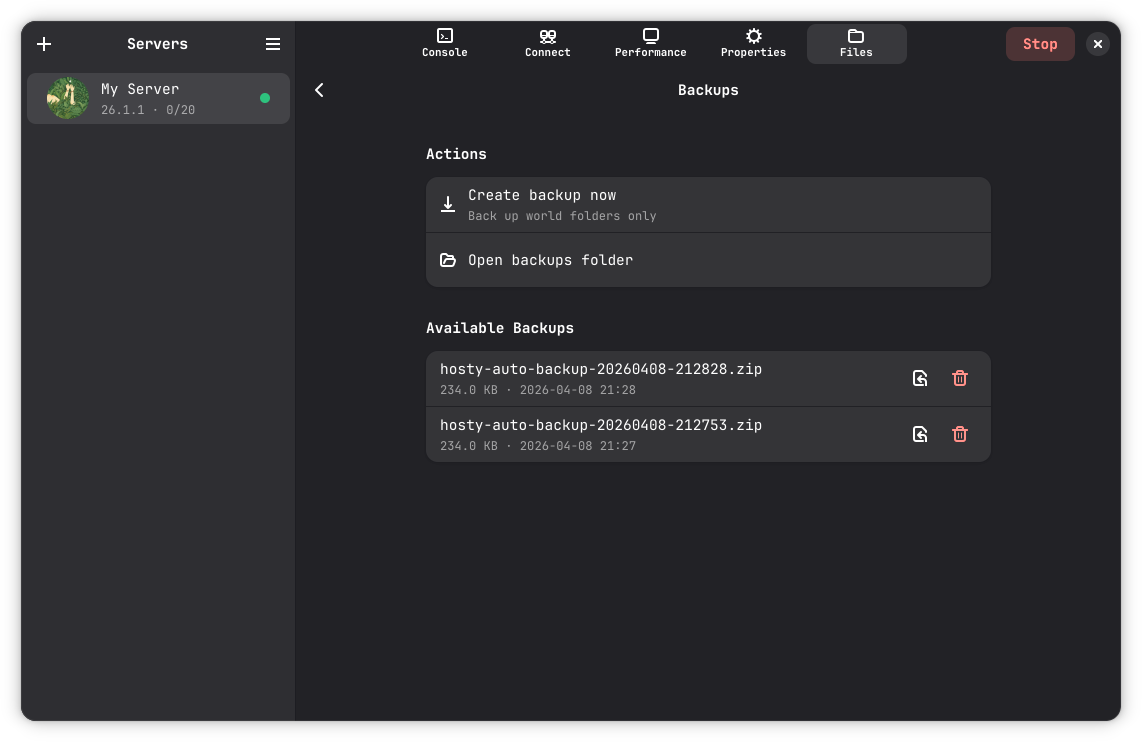
#> input picture images/backups.png, 1142 x 742 px; its folder holds only this picture in this run
$ python -i image_utils.py   (imports and definitions only)
#> lines starting #> are read from the running program, lines starting #| are printed output that depends on the picture
"""
Image utility functions for Hosty.
Handles image cropping, conversion, and loading for GTK display.
"""

from __future__ import annotations

from pathlib import Path

# NOTE: PIL is imported lazily inside the functions that need it (below) so
# that importing this module never pays the Pillow import cost at app startup.
# (Annotations referencing Image.Image are strings via __future__.)

SERVER_ICON_FILENAME = "server-icon.png"
SERVER_ICON_SIZE = 64

LEGACY_ICON_FILENAME = "icon.png"
LEGACY_ICON_SIZE = 128

gi = None
GdkPixbuf = None
Gdk = None
Gtk = None


# [33 lines left out: functions _ensure_gi, crop_to_square, not called in this run]


def convert_to_png(input_path: str, output_path: str, size: int = SERVER_ICON_SIZE, crop_box: tuple = None) -> str:
    """
    Convert an image to PNG format, optionally cropping and resizing.

    Args:
        input_path: Path to the source image.
        output_path: Path to save the PNG.
        size: Output size (square). Defaults to 64 (Minecraft server-icon spec).
        crop_box: Optional (x, y, width, height) crop region.

    Returns:
        The output_path.
    """
#> called with input_path = '../../../images/backups.png', output_path = 'out.png', size = 64
    from PIL import Image

    img = Image.open(input_path)
#> img is the input picture: PIL image 1142x742 RGBA; mean R, G, B, A 38.6, 38.6, 41.9, 232.9
    img = img.convert("RGBA")

    if crop_box:
        x, y, w, h = crop_box
        img = img.crop((x, y, x + w, y + h))
    else:
        # Auto-crop to center square
        w, h = img.size
#> w = 1142; h = 742
        min_dim = min(w, h)
#> min_dim = 742
        left = (w - min_dim) // 2
#> left = 200
        top = (h - min_dim) // 2
#> top = 0
        img = img.crop((left, top, left + min_dim, top + min_dim))
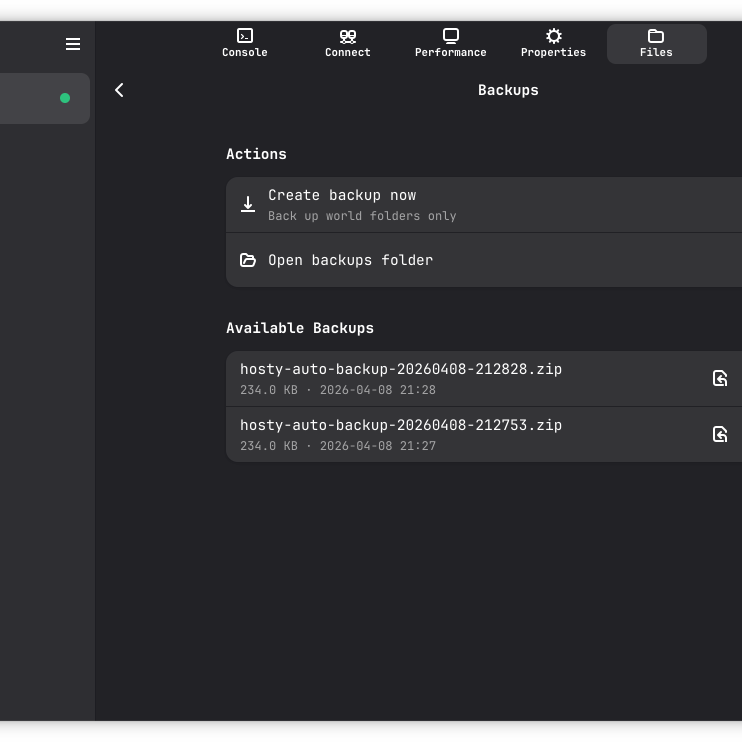
#> img: PIL image 742x742 RGBA; mean R, G, B, A 39.9, 39.9, 43.4, 241.3; transparent parts drawn white

    img = img.resize((size, size), Image.Resampling.LANCZOS)
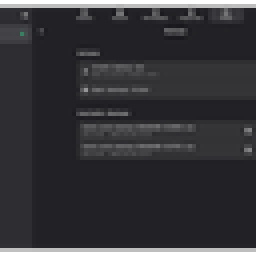
#> img: PIL image 64x64 RGBA (shown 4 times larger); mean R, G, B, A 40.5, 40.5, 44.1, 241.3; transparent parts drawn white
    img.save(output_path, "PNG")
    return output_path


_PNG_MAGIC = b"\x89PNG\r\n\x1a\n"


# [155 lines left out: functions _png_dimensions, is_valid_server_icon, prepare_server_icon, migrate_legacy_server_icon, load_pixbuf, create_texture_from_file and 1 more, not called in this run]

>>> result = convert_to_png('../../../images/backups.png', 'out.png')

$ run again, on images/files.png
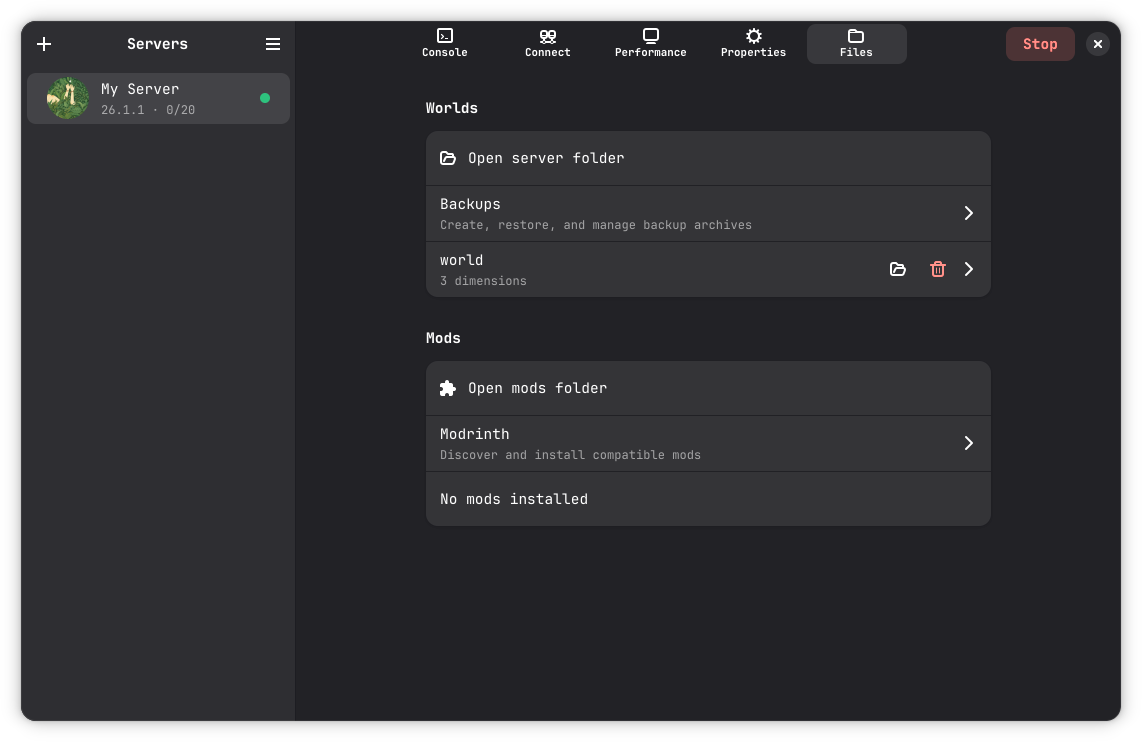
#> input picture images/files.png, 1142 x 742 px
#> in convert_to_png, img is the input picture: PIL image 1142x742 RGBA; mean R, G, B, A 39.5, 39.5, 42.8, 232.9
#> in convert_to_png, `img = img.crop((left, top, left + min_dim, top + min_dim))`:
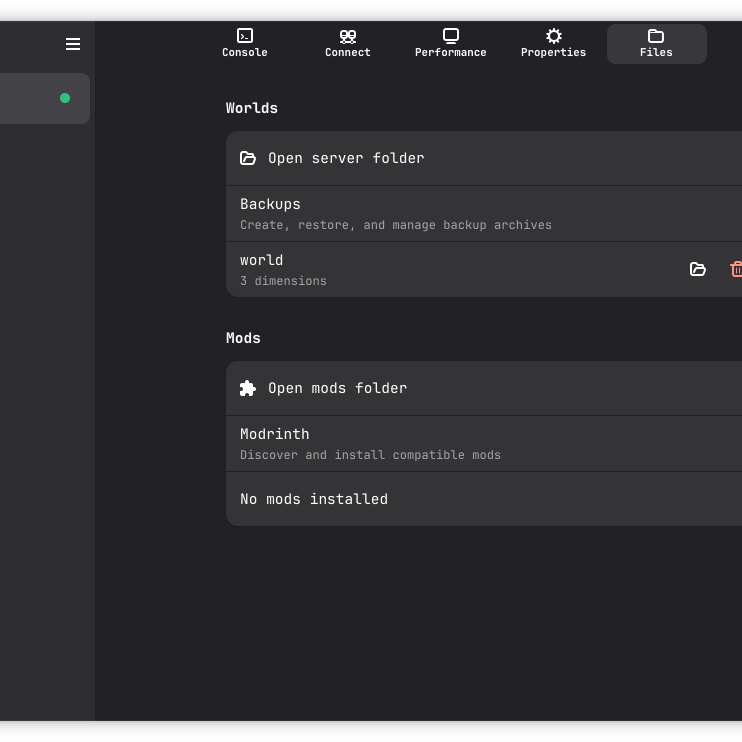
#> img: PIL image 742x742 RGBA; mean R, G, B, A 41.1, 41.1, 44.6, 241.3; transparent parts drawn white
#> in convert_to_png, `img = img.resize((size, size), Image.Resampling.LANCZOS)`:
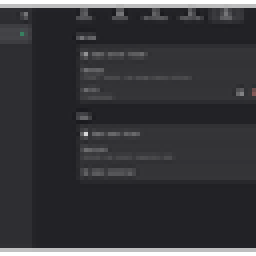
#> img: PIL image 64x64 RGBA (shown 4 times larger); mean R, G, B, A 41.8, 41.8, 45.3, 241.3; transparent parts drawn white
